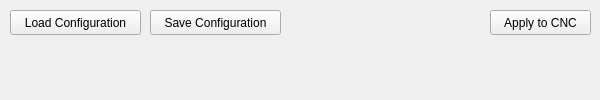
<?xml version="1.0" encoding="UTF-8"?>
<ui version="4.0">
 <class>ControleWidget</class>
 <widget class="QWidget" name="ControleWidget">
  <property name="geometry">
   <rect>
    <x>0</x>
    <y>0</y>
    <width>600</width>
    <height>100</height>
   </rect>
  </property>
  <property name="windowTitle">
   <string>Form</string>
  </property>
  <widget class="QPushButton" name="laodConf">
   <property name="geometry">
    <rect>
     <x>10</x>
     <y>10</y>
     <width>131</width>
     <height>25</height>
    </rect>
   </property>
   <property name="text">
    <string>Load Configuration</string>
   </property>
  </widget>
  <widget class="QPushButton" name="applyCNC">
   <property name="geometry">
    <rect>
     <x>490</x>
     <y>10</y>
     <width>101</width>
     <height>25</height>
    </rect>
   </property>
   <property name="text">
    <string>Apply to CNC</string>
   </property>
  </widget>
  <widget class="QPushButton" name="saveConf">
   <property name="geometry">
    <rect>
     <x>150</x>
     <y>10</y>
     <width>131</width>
     <height>25</height>
    </rect>
   </property>
   <property name="text">
    <string>Save Configuration</string>
   </property>
  </widget>
 </widget>
 <resources/>
 <connections/>
</ui>
